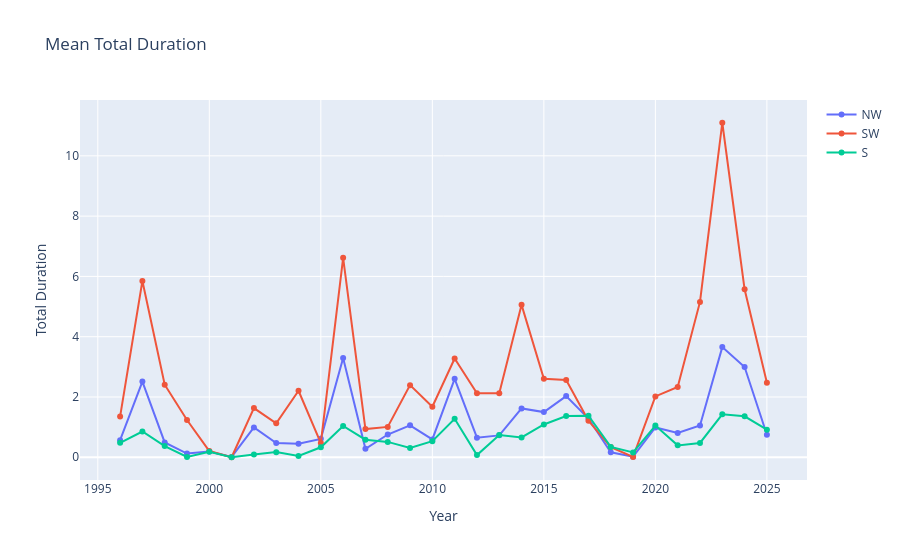

The code cell stored with this chart in its notebook:
### Code cell
meanNEventsNW = [[i, yearDict[i].table.loc['total_duration', ('NW', 'mean')]] for i in range(1996,2026)]
meanNEventsSW = [[i, yearDict[i].table.loc['total_duration', ('SW', 'mean')]] for i in range(1996,2026)]
meanNEventsS = [[i, yearDict[i].table.loc['total_duration', ('S', 'mean')]] for i in range(1996,2026)]

dfNW = pd.DataFrame(
    meanNEventsNW,
    columns=['Year', 'total_duration']
)

dfSW = pd.DataFrame(
    meanNEventsSW,
    columns=['Year', 'total_duration']
)
dfS = pd.DataFrame(
    meanNEventsS,
    columns=['Year', 'total_duration']
)

fig = go.Figure()

fig.add_trace(
    go.Scatter(
        x=dfNW['Year'],
        y=dfNW['total_duration'],
        mode='lines+markers',
        name='NW'
    )
)
fig.add_trace(
    go.Scatter(
        x=dfSW['Year'],
        y=dfSW['total_duration'],
        mode='lines+markers',
        name='SW'
    )
)
fig.add_trace(
    go.Scatter(
        x=dfS['Year'],
        y=dfS['total_duration'],
        mode='lines+markers',
        name='S'
    )
)


fig.update_layout(
    title="Mean Total Duration",
    xaxis_title="Year",
    yaxis_title="Total Duration"
)
fig.show()

### Figure 1 — Plotly figure (JSON) as saved in the notebook; plotly's stock layout.template omitted (floating-point values rounded to 4 significant figures)
{"data": [{"mode": "lines+markers", "name": "NW", "type": "scatter", "x": [1996, 1997, 1998, 1999, 2000, 2001, 2002, 2003, 2004, 2005, 2006, 2007, 2008, 2009, 2010, 2011, 2012, 2013, 2014, 2015, 2016, 2017, 2018, 2019, 2020, 2021, 2022, 2023, 2024, 2025], "y": [0.568, 2.51, 0.492, 0.122, 0.188, 0.01, 0.99, 0.472, 0.446, 0.61, 3.296, 0.28, 0.754, 1.06, 0.592, 2.602, 0.648, 0.726, 1.62, 1.498, 2.028, 1.284, 0.166, 0.02, 0.99, 0.804, 1.056, 3.654, 2.996, 0.746]}, {"mode": "lines+markers", "name": "SW", "type": "scatter", "x": [1996, 1997, 1998, 1999, 2000, 2001, 2002, 2003, 2004, 2005, 2006, 2007, 2008, 2009, 2010, 2011, 2012, 2013, 2014, 2015, 2016, 2017, 2018, 2019, 2020, 2021, 2022, 2023, 2024, 2025], "y": [1.35, 5.85, 2.406, 1.236, 0.206, 0.0, 1.63, 1.126, 2.206, 0.472, 6.618, 0.936, 1.006, 2.392, 1.674, 3.276, 2.126, 2.12, 5.056, 2.606, 2.564, 1.21, 0.338, 0.01, 2.018, 2.332, 5.154, 11.1, 5.572, 2.47]}, {"mode": "lines+markers", "name": "S", "type": "scatter", "x": [1996, 1997, 1998, 1999, 2000, 2001, 2002, 2003, 2004, 2005, 2006, 2007, 2008, 2009, 2010, 2011, 2012, 2013, 2014, 2015, 2016, 2017, 2018, 2019, 2020, 2021, 2022, 2023, 2024, 2025], "y": [0.48, 0.854, 0.372, 0.01, 0.18, 0.0, 0.09, 0.17, 0.04, 0.33, 1.036, 0.582, 0.51, 0.308, 0.534, 1.276, 0.072, 0.738, 0.658, 1.088, 1.37, 1.376, 0.344, 0.16, 1.05, 0.394, 0.474, 1.424, 1.358, 0.916]}], "layout": {"title": {"text": "Mean Total Duration"}, "xaxis": {"title": {"text": "Year"}}, "yaxis": {"title": {"text": "Total Duration"}}}}
